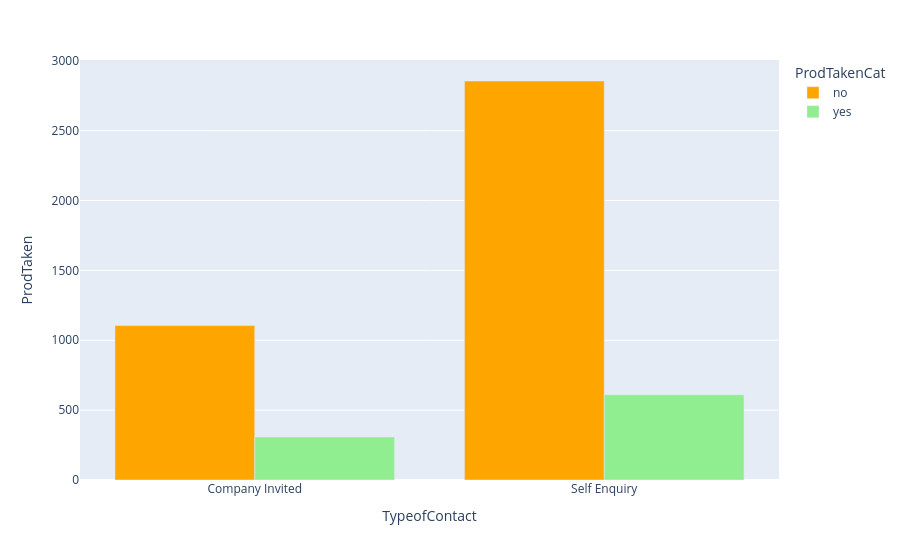

Notebook code for this chart:
### Code cell
px.bar(TRG , x='TypeofContact', y='ProdTaken' , 
       color='ProdTakenCat' , 
       color_discrete_map={'no':'orange' ,'yes':'lightgreen'}  ,
       barmode='group')

### Figure 1 — Plotly figure (JSON) as saved in the notebook; plotly's stock layout.template omitted (floating-point values rounded to 4 significant figures)
{"data": [{"alignmentgroup": "True", "hovertemplate": "ProdTakenCat=no<br>TypeofContact=%{x}<br>ProdTaken=%{y}<extra></extra>", "legendgroup": "no", "marker": {"color": "orange", "pattern": {"shape": ""}}, "name": "no", "offsetgroup": "no", "orientation": "v", "showlegend": true, "textposition": "auto", "type": "bar", "x": ["Company Invited", "Self Enquiry"], "xaxis": "x", "y": [1105, 2855], "yaxis": "y"}, {"alignmentgroup": "True", "hovertemplate": "ProdTakenCat=yes<br>TypeofContact=%{x}<br>ProdTaken=%{y}<extra></extra>", "legendgroup": "yes", "marker": {"color": "lightgreen", "pattern": {"shape": ""}}, "name": "yes", "offsetgroup": "yes", "orientation": "v", "showlegend": true, "textposition": "auto", "type": "bar", "x": ["Company Invited", "Self Enquiry"], "xaxis": "x", "y": [308, 610], "yaxis": "y"}], "layout": {"barmode": "group", "legend": {"title": {"text": "ProdTakenCat"}, "tracegroupgap": 0}, "margin": {"t": 60}, "xaxis": {"anchor": "y", "domain": [0, 1], "title": {"text": "TypeofContact"}}, "yaxis": {"anchor": "x", "domain": [0, 1], "title": {"text": "ProdTaken"}}}}
